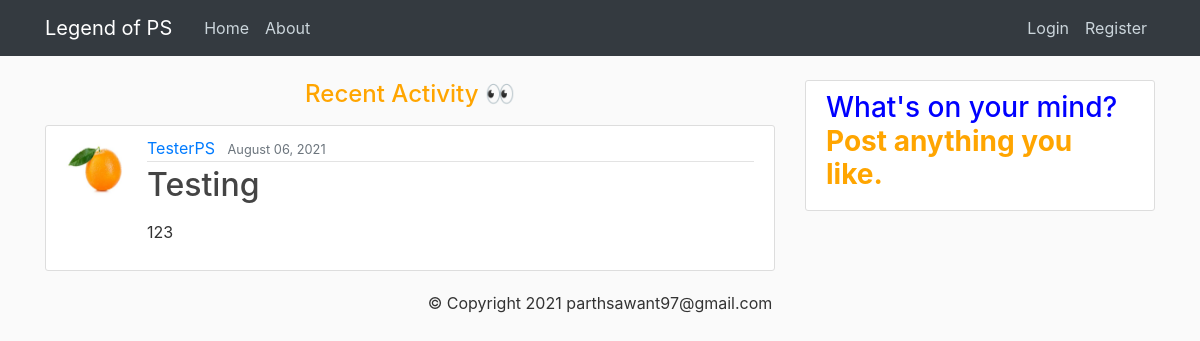
The app's page /, older data.
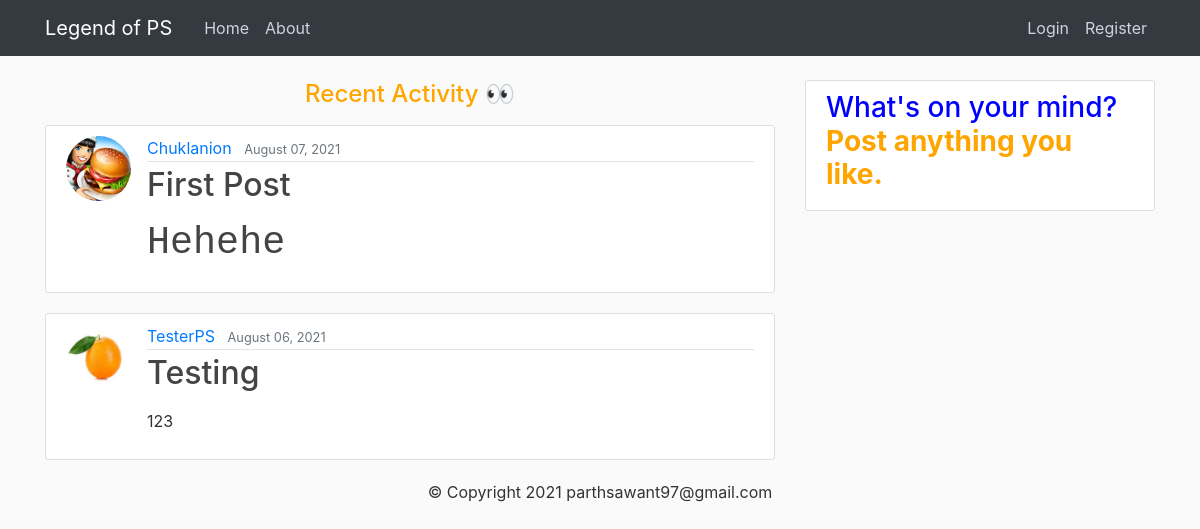
The same page, newer data.
### blog/models.py (models this page shows, shortened)
class Post(models.Model):
    title = models.CharField(max_length=100)
    content = RichTextField(blank=True, null=True)
    date_posted = models.DateTimeField(auto_now_add=True)
    author = models.ForeignKey(User, on_delete=models.CASCADE, related_name="author")
    likes = models.ManyToManyField(User, related_name="likes")

### users/models.py (models this page shows, shortened)
class Profile(models.Model):
    user=models.OneToOneField(User, on_delete=models.CASCADE)
    bio = models.TextField(blank=True)
    image=models.ImageField(default='orange.jpg',upload_to='profile_pics')

### blog/views.py (the view)
# urls.py: path('', PostListView.as_view(), name='blog-home'), #class based view
class PostListView(ListView):    #class based view.
      model = Post
      template_name = 'blog/home.html' # <app>/<model>_<view_type>.html
      context_object_name = 'posts'
      ordering=['-date_posted']
      paginate_by = 4

### blog/templates/blog/home.html (shortened to what this page needs)
{% extends "blog/base.html" %}
 {% block content %}
  <h4 style = "color:orange; text-align:center;", class="mb-3"> Recent Activity 👀</h4>
    {% for post in posts %}
  <article class="media content-section">
    <img
      class="rounded-circle article-img"
      src="{{ post.author.profile.image.url }}"
    />
    <div class="media-body">
      <div class="article-metadata">
        <a class="mr-2" href="{% url 'user-post' post.author.username %}"
          >{{ post.author }}</a>
                <small class="text-muted">{{ post.date_posted|date:"F d, Y" }}</small>
      </div>
      <h2>
        <a class="article-title" href=" {% url 'post-detail' post.id %} "
          >{{ post.title }}</a
        >
      </h2>
      <p class="article-content">{{ post.content|safe }}</p>
    </div>
  </article>
  {% endfor %}
{% endblock %}

Row changes from the older to the newer data that the page shows:
added Post: author.profile.image (picture), author "Chuklanion", date_posted "August 07, 2021", title "First Post", content "Hehehe"
